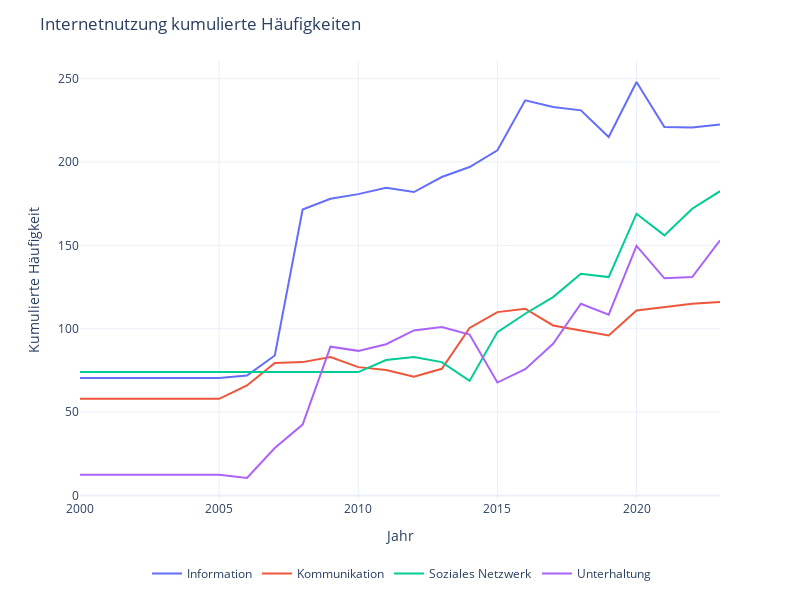

The cell this chart's notebook holds for it:
### Code cell
fig = px.line(data, y=['Information', 'Kommunikation','Soziales Netzwerk', 'Unterhaltung'], template='plotly_white')
fig.update_layout(title='Internetnutzung kumulierte Häufigkeiten',autosize=False, width=800,height=600)
fig.update_yaxes(title='Kumulierte Häufigkeit')
fig.update_layout(legend=dict(
    orientation='h',
    yanchor='bottom',
    y=-0.2,
    xanchor='right',
    x=0.9,
    title=''
))
# color template
fig.show()

### Figure 1 — Plotly figure (JSON) as saved in the notebook; plotly's stock layout.template omitted (floating-point values rounded to 4 significant figures)
{"data": [{"hovertemplate": "variable=Information<br>Jahr=%{x}<br>value=%{y}<extra></extra>", "legendgroup": "Information", "line": {"color": "#636efa", "dash": "solid"}, "marker": {"symbol": "circle"}, "mode": "lines", "name": "Information", "orientation": "v", "showlegend": true, "type": "scatter", "x": ["2000-01-01T00:00:00", "2001-01-01T00:00:00", "2002-01-01T00:00:00", "2003-01-01T00:00:00", "2004-01-01T00:00:00", "2005-01-01T00:00:00", "2006-01-01T00:00:00", "2007-01-01T00:00:00", "2008-01-01T00:00:00", "2009-01-01T00:00:00", "2010-01-01T00:00:00", "2011-01-01T00:00:00", "2012-01-01T00:00:00", "2013-01-01T00:00:00", "2014-01-01T00:00:00", "2015-01-01T00:00:00", "2016-01-01T00:00:00", "2017-01-01T00:00:00", "2018-01-01T00:00:00", "2019-01-01T00:00:00", "2020-01-01T00:00:00", "2021-01-01T00:00:00", "2022-01-01T00:00:00", "2023-01-01T00:00:00"], "xaxis": "x", "y": [70.5, 70.5, 70.5, 70.5, 70.5, 70.5, 72, 84, 171.5, 178, 180.8, 184.5, 182, 191, 197, 207, 237, 233, 231, 215, 248, 221, 220.8, 222.5], "yaxis": "y"}, {"hovertemplate": "variable=Kommunikation<br>Jahr=%{x}<br>value=%{y}<extra></extra>", "legendgroup": "Kommunikation", "line": {"color": "#EF553B", "dash": "solid"}, "marker": {"symbol": "circle"}, "mode": "lines", "name": "Kommunikation", "orientation": "v", "showlegend": true, "type": "scatter", "x": ["2000-01-01T00:00:00", "2001-01-01T00:00:00", "2002-01-01T00:00:00", "2003-01-01T00:00:00", "2004-01-01T00:00:00", "2005-01-01T00:00:00", "2006-01-01T00:00:00", "2007-01-01T00:00:00", "2008-01-01T00:00:00", "2009-01-01T00:00:00", "2010-01-01T00:00:00", "2011-01-01T00:00:00", "2012-01-01T00:00:00", "2013-01-01T00:00:00", "2014-01-01T00:00:00", "2015-01-01T00:00:00", "2016-01-01T00:00:00", "2017-01-01T00:00:00", "2018-01-01T00:00:00", "2019-01-01T00:00:00", "2020-01-01T00:00:00", "2021-01-01T00:00:00", "2022-01-01T00:00:00", "2023-01-01T00:00:00"], "xaxis": "x", "y": [58, 58, 58, 58, 58, 58, 66, 79.5, 80, 83, 77, 75.25, 71.25, 76, 100.5, 110, 112, 102, 99, 96, 111, 113, 115, 116], "yaxis": "y"}, {"hovertemplate": "variable=Soziales Netzwerk<br>Jahr=%{x}<br>value=%{y}<extra></extra>", "legendgroup": "Soziales Netzwerk", "line": {"color": "#00cc96", "dash": "solid"}, "marker": {"symbol": "circle"}, "mode": "lines", "name": "Soziales Netzwerk", "orientation": "v", "showlegend": true, "type": "scatter", "x": ["2000-01-01T00:00:00", "2001-01-01T00:00:00", "2002-01-01T00:00:00", "2003-01-01T00:00:00", "2004-01-01T00:00:00", "2005-01-01T00:00:00", "2006-01-01T00:00:00", "2007-01-01T00:00:00", "2008-01-01T00:00:00", "2009-01-01T00:00:00", "2010-01-01T00:00:00", "2011-01-01T00:00:00", "2012-01-01T00:00:00", "2013-01-01T00:00:00", "2014-01-01T00:00:00", "2015-01-01T00:00:00", "2016-01-01T00:00:00", "2017-01-01T00:00:00", "2018-01-01T00:00:00", "2019-01-01T00:00:00", "2020-01-01T00:00:00", "2021-01-01T00:00:00", "2022-01-01T00:00:00", "2023-01-01T00:00:00"], "xaxis": "x", "y": [74, 74, 74, 74, 74, 74, 74, 74, 74, 74, 74, 81.25, 83, 80, 68.75, 98, 109, 119, 133, 131, 169, 156, 172, 182.5], "yaxis": "y"}, {"hovertemplate": "variable=Unterhaltung<br>Jahr=%{x}<br>value=%{y}<extra></extra>", "legendgroup": "Unterhaltung", "line": {"color": "#ab63fa", "dash": "solid"}, "marker": {"symbol": "circle"}, "mode": "lines", "name": "Unterhaltung", "orientation": "v", "showlegend": true, "type": "scatter", "x": ["2000-01-01T00:00:00", "2001-01-01T00:00:00", "2002-01-01T00:00:00", "2003-01-01T00:00:00", "2004-01-01T00:00:00", "2005-01-01T00:00:00", "2006-01-01T00:00:00", "2007-01-01T00:00:00", "2008-01-01T00:00:00", "2009-01-01T00:00:00", "2010-01-01T00:00:00", "2011-01-01T00:00:00", "2012-01-01T00:00:00", "2013-01-01T00:00:00", "2014-01-01T00:00:00", "2015-01-01T00:00:00", "2016-01-01T00:00:00", "2017-01-01T00:00:00", "2018-01-01T00:00:00", "2019-01-01T00:00:00", "2020-01-01T00:00:00", "2021-01-01T00:00:00", "2022-01-01T00:00:00", "2023-01-01T00:00:00"], "xaxis": "x", "y": [12.5, 12.5, 12.5, 12.5, 12.5, 12.5, 10.5, 28.5, 42.5, 89.25, 86.75, 90.75, 99, 101, 96.5, 67.75, 75.75, 91, 115, 108.5, 149.8, 130.2, 131, 153], "yaxis": "y"}], "layout": {"autosize": false, "height": 600, "legend": {"orientation": "h", "title": {"text": ""}, "tracegroupgap": 0, "x": 0.9, "xanchor": "right", "y": -0.2, "yanchor": "bottom"}, "margin": {"t": 60}, "title": {"text": "Internetnutzung kumulierte Häufigkeiten"}, "width": 800, "xaxis": {"anchor": "y", "domain": [0, 1], "title": {"text": "Jahr"}}, "yaxis": {"anchor": "x", "domain": [0, 1], "title": {"text": "Kumulierte Häufigkeit"}}}}
